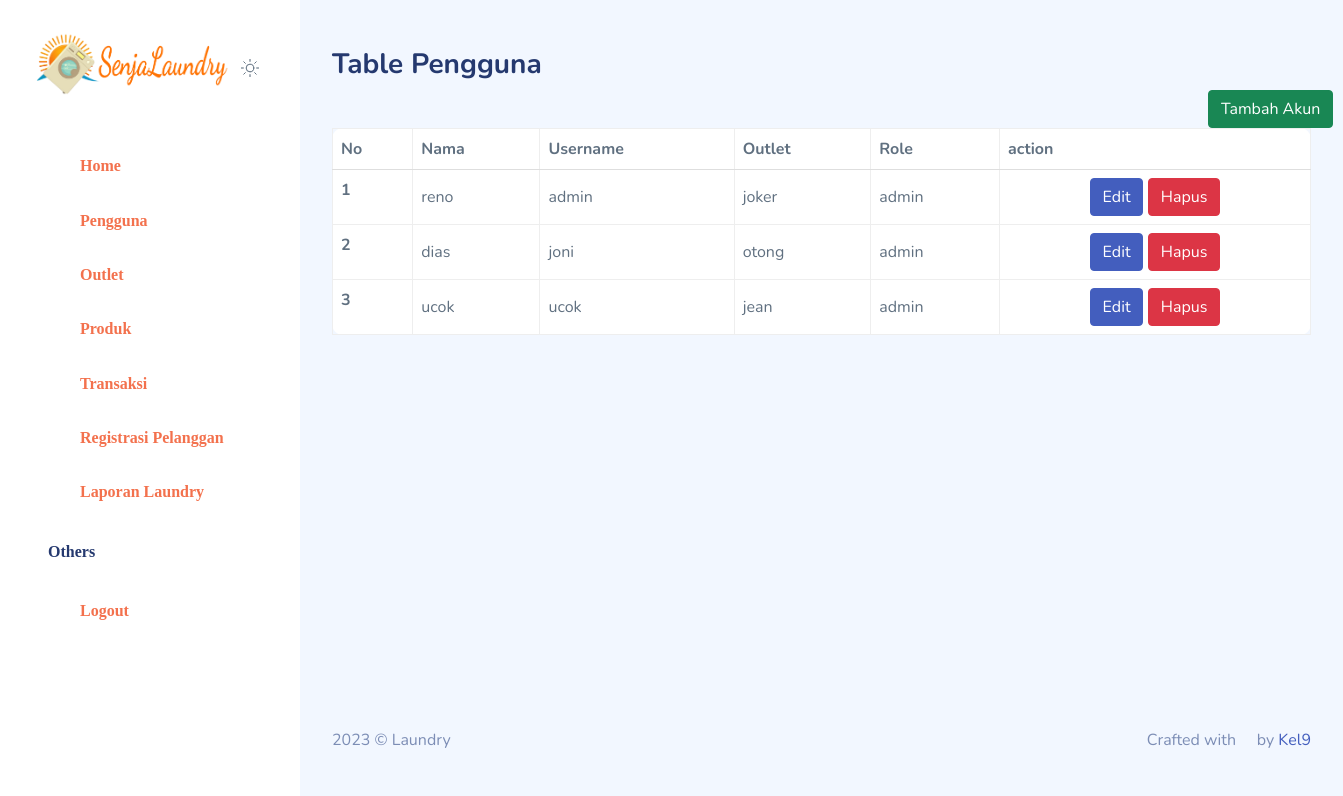
/views/pengguna/v_list_pengguna.php (signed in), run on the app's committed database.
### tables this page shows
CREATE TABLE `tb_user` (
  `id` int(11) NOT NULL,
  `nama` varchar(100) NOT NULL,
  `username` varchar(30) NOT NULL,
  `password` varchar(100) NOT NULL,
  `id_outlet` int(11) NOT NULL,
  `role` enum('admin','kasir','owner') DEFAULT NULL
);

CREATE TABLE `tb_outlet` (
  `id` int(11) NOT NULL,
  `nama` varchar(100) NOT NULL,
  `alamat` text NOT NULL,
  `tlp` varchar(15) NOT NULL
);

### controllers/c_pengguna.php (called while the page is built, shortened)
<?php
class c_pengguna{
    public function koneksi(){
        $conn = mysqli_connect("localhost", "root", "", "laundry");
        return $conn;
    }
    public function tampil_data(){
        $conn = $this->koneksi();
        $batas = 90;
        $query2 = mysqli_query($conn, "SELECT * FROM tb_user");
        $jmldata = mysqli_num_rows($query2);
        $jmlhalaman = ceil($jmldata/$batas);
        $page = (isset($_GET['page'])) ? $_GET['page']:1;
        $posisi = ($page - 1) * $batas;
    if (isset($_POST['search'])) {
            $ser = $_POST['cari'];
            $query = "SELECT * FROM tb_user WHERE nama = '$ser' or username = '$ser' or id_outlet = '$ser' or role = '$ser'";
        } else {
            $query = "SELECT * FROM tb_user LIMIT $posisi, $batas";
        }
        $data = mysqli_query($conn, $query);
            while($d = mysqli_fetch_object($data)){
                $hasil[] = $d;
            }
            return $hasil;
    }
}

### controllers/c_outlet.php (called while the page is built, shortened)
<?php
class c_outlet{
    public function koneksi(){
        $conn = mysqli_connect("localhost", "root", "", "laundry");
        return $conn;
    }
    public function getoutlet() {
        $conn = $this->koneksi();
         $outlett = "SELECT * FROM tb_outlet";
        $data = mysqli_query($conn, $outlett);
            while($d = mysqli_fetch_object($data)){
                $hasil[] = $d;
            }
            return $hasil;
    }
}

### views/pengguna/v_list_pengguna.php (the view, shortened to what this page needs)
<?php
include_once "../template/header.php";
include_once "../template/sidebar.php";
include_once "../../controllers/c_pengguna.php";
include_once '../../controllers/c_outlet.php';
$waduh = new c_pengguna();
$perin2 = new c_outlet();
?>
      <div id="main">
        <div class="page-heading">
          <div class="page-title">
            <div class="row">
              <div class="col-12 col-md-6 order-md-1 order-last">
                <h3>Table Pengguna</h3>
              </div>
              <div class="col-12 col-md-6 order-md-2 order-first">
              </div>
            </div>
          </div>
          <section class="section">
            <div class="row" id="table-bordered">
              <div class="col-12">
              <a style=" margin-left:876px; margin-bottom:9px;"href="v_tambah_pengguna.php"><button type="button" class="btn btn-round btn-success">Tambah Akun</button></a>
                <div class="card">
                    <div class="table-responsive">
                      <table class="table table-bordered mb-0">
                        <thead>
                          <center>
                          <tr>
                            <th>No</th>
                            <th>Nama</th>
                            <th>Username</th>
                            <th>Outlet</th>
                            <th>Role</th>
                            <th>action</th>
                          </tr>
                          </center>
                        </thead>
                        <tbody>
                          <?php
                                            $no=1;
                                            foreach ($waduh->tampil_data() as $de ){?>
                                                <tr>
                                                    <th scope="row"><?php echo $no++?></th>
                                                    <td><?php echo $de->nama?></td>
                                                    <td><?php echo $de->username?></td>
                                                    <?php foreach ($perin2->getoutlet() as $dot) {
                                            if ($de->id_outlet == $dot->id) { ?>
                                                    <td><?php echo $dot->nama?></td>
                                                    <?php }}?>
                                                    <td><?php echo $de->role?></td>
                                                    <th>
                                                    <center>
                                              <a href="v_edit_pengguna.php?id=<?= $de->id ?>"><button type="button" class="btn btn-round btn-primary">Edit</button></a>
                            <a onclick="return confirm('Apakah yakin data akan di hapus?')" href="../../routers/r_pengguna.php?id=<?= $de->id ?>&aksi=hapus"><button type="button" name="hapus" class="btn btn-round btn-danger">Hapus</button></a>
                            </center>
                                                    </th>
                                                </tr>
                                                <?php }?>
                        </tbody>
                      </table>
                    </div>
                  </div>
                </div>
              </div>
            </div>
<?php
include_once "../template/footer.php";
?>

### views/template/header.php (shortened to what this page needs)
<!DOCTYPE html>
<html lang="en">
  <head>
    <link rel="stylesheet" href="../../assets/css/main/app.css" />
    <link rel="stylesheet" href="../../assets/css/main/app-dark.css" />
    <link rel="stylesheet" href="../../assets/css/shared/iconly.css" />
  </head>
  <body>
    <div id="app">

### views/template/sidebar.php (shortened to what this page needs)
<div id="sidebar" class="active">
        <div class="sidebar-wrapper active">
          <div class="sidebar-header position-relative">
            <div class="d-flex justify-content-between align-items-center">
              <div class="logo">
                <a href="index.html"
                  ><img src="../../assets/images/logo/text.jpg" alt="Logo" srcset=""
                /></a>
              </div>
              <div class="theme-toggle d-flex gap-2 align-items-center mt-2">
              </div>
            </div>
          </div>
          <div class="sidebar-menu">
            <ul class="menu">
              <li class="sidebar-item">
                <a href="../pengguna/home.php" class="sidebar-link" name="dash">
                  <i class="bi bi-house-door"></i>
                  <span>Home</span>
                </a>
              </li>
              <?php if($_SESSION['role'] == "admin") { echo '
              <li class="sidebar-item">
                <a href="../pengguna/v_list_pengguna.php" class="sidebar-link" name="pengguna">
                  <i class="bi bi-person-circle"></i>
                  <span>Pengguna</span>
                </a>
              </li>
              <li class="sidebar-item">
                <a href="../outlet/v_list_outlet.php" class="sidebar-link" name="outlet">
                  <i class="bi bi-shop-window"></i>
                  <span>Outlet</span>
                </a>
              </li>
              <li class="sidebar-item">
                <a href="../produk/v_list_produk.php" class="sidebar-link" name="produk">
                  <i class="bi bi-box-seam"></i>
                  <span>Produk</span>
                </a>
              </li>
              <li class="sidebar-item">
                <a href="../transaksi/v_list_transaksi.php" class="sidebar-link" name="transaksi">
                  <i class="bi bi-credit-card"></i>
                  <span>Transaksi</span>
                </a>
              </li>
              <li class="sidebar-item">
                <a href="../transaksi/v_registrasi_pelanggan.php" class="sidebar-link" name="regis">
                  <i class="bi bi-people-fill"></i>
                  <span>Registrasi Pelanggan</span>
                </a>
              </li>
              <li class="sidebar-item">
                <a href="../laporan/v_laporan.php" class="sidebar-link" name="laporan">
                  <i class="bi bi-file-earmark"></i>
                  <span>Laporan Laundry</span>
                </a>
              </li>
              ';} if($_SESSION['role'] == "kasir") { echo'
                <li class="sidebar-item">
                <a href="../transaksi/v_registrasi_pelanggan.php" class="sidebar-link" name="regis">
                  <i class="bi bi-people-fill"></i>
                  <span>Registrasi Pelanggan</span>
                </a>
              </li>
              <li class="sidebar-item">
              <a href="../transaksi/v_list_transaksi.php" class="sidebar-link" name="transaksi">
                <i class="bi bi-credit-card"></i>
                <span>Transaksi</span>
              </a>
            </li>
            <li class="sidebar-item">
            <a href="../laporan/v_laporan.php" class="sidebar-link" name="laporan">
              <i class="bi bi-file-earmark"></i>
              <span>Laporan Laundry</span>
            </a>
          </li>
                ';} if($_SESSION['role'] == "owner") { echo'
                  <li class="sidebar-item">
                  <a href="../laporan/v_laporan.php" class="sidebar-link" name="laporan">
                    <i class="bi bi-file-earmark"></i>
                    <span>Laporan Laundry</span>
                  </a>
                </li>
                  ';} ?>
              <li class="sidebar-title">Others</li>
                   <li class="sidebar-item">
                <a href="../../logout.php" class="sidebar-link">
                  <i class="bi bi-box-arrow-left"></i>
                  <span>Logout</span>
                </a>
              </li>
            </ul>
          </div>
        </div>
      </div>

### views/template/footer.php (shortened to what this page needs)
<footer>
          <div class="footer clearfix mb-0 text-muted">
            <div class="float-start">
              <p>2023 &copy; Laundry</p>
            </div>
            <div class="float-end">
              <p>
                Crafted with
                <span class="text-danger"><i class="bi bi-heart"></i></span> by
                <a href="https://saugi.me">Kel9</a>
              </p>
            </div>
          </div>
        </footer>
      </div>
    </div>
  </body>
</html>

### views/template/sidebar.php (style rules this page uses)
.logo a img { height:63px !important; }
.menu .sidebar-item a { color:#f6f5fe !important; }
#app #sidebar .active .sidebar-menu .menu .sidebar-item a { color:#f3714d !important; }

### data on the page
tb_user: nama "reno", username "admin", role "admin"
tb_outlet: nama "joker"
tb_user: nama "dias", username "joni", role "admin"
tb_outlet: nama "otong"
tb_user: nama "ucok", username "ucok", role "admin"
tb_outlet: nama "jean"
